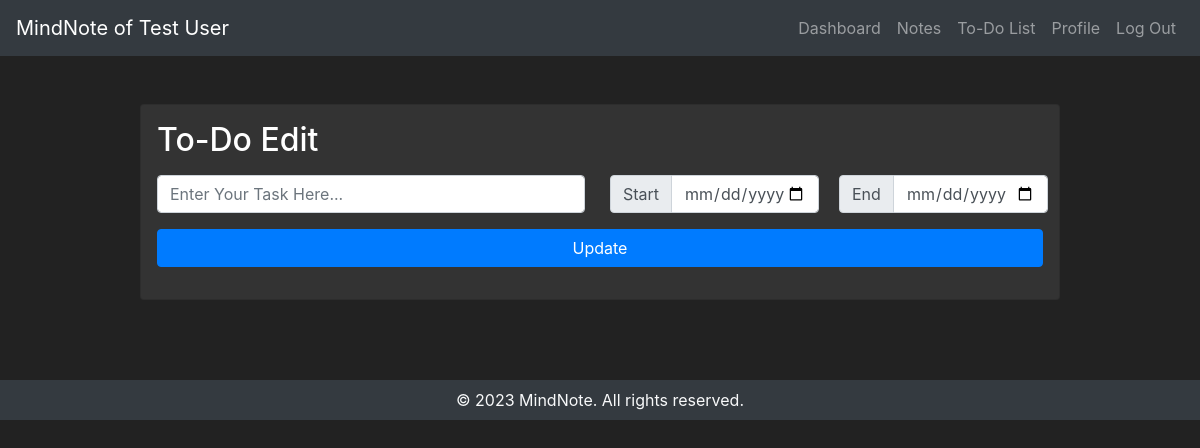
The app's page /todo-edit/35/ (signed in), older data.
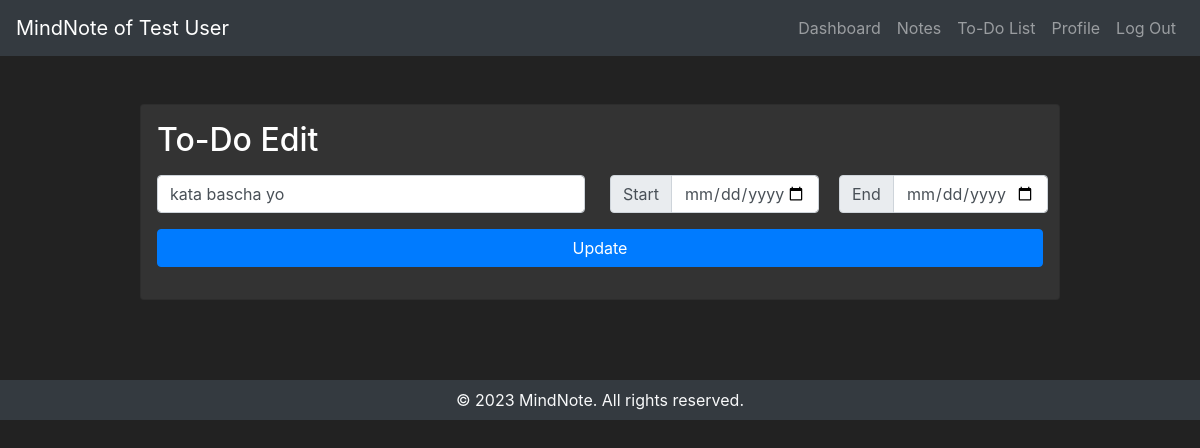
The same page, newer data.
### core/models.py (models this page shows)
class Todo(models.Model):
    todo = models.CharField(max_length=100)
    start = models.DateField(blank=True, null=True, default=None)
    deadline = models.DateField(blank=True, null=True, default=None)
    is_completed = models.BooleanField(default=False)
    created_at = models.DateTimeField(auto_now_add=True)
    user = models.ForeignKey(settings.AUTH_USER_MODEL, on_delete=models.CASCADE)

### core/views.py (the view, shortened to what this page needs)
# urls.py: path('todo-edit/<int:pk>/', views.todo_edit, name="todo-edit"),
@login_required
def todo_edit(request, pk):
    todo = Todo.objects.filter(pk=pk, user=request.user).first()
    return render(request, "todo_edit.html", {"todo": todo})

### templates/todo_edit.html (shortened to what this page needs)
{% extends 'base.html' %}
{% block content %}
<div class="container mt-5">
    <div class="row">
        <div class="col-md-10 offset-md-1">
            <div class="card p-3 dark-bg">
                <h2 class="mb-3">To-Do Edit</h2>
                <form action="/todo-edit/{{todo.pk}}/" method="POST">
                    <div class="form-group row mb-3">
                        <div class="col-md-12 col-lg-6">
                            <input type="text" class="form-control" placeholder="Enter Your Task Here..." name="todo"
                                required value='{{todo.todo}}'>
                        </div>
                        <div class="col-lg-3 mt-3 mt-lg-0" style="padding-left: 10px;padding-right: 10px;">
                            <div class="input-group">
                                <div class="input-group-prepend">
                                    <span class="input-group-text">Start</span>
                                </div>
                                <input type="date" class="form-control" placeholder="Starts At" name="start"
                                    value="{{ todo.start|date:'Y-m-d' }}">
                            </div>
                        </div>
                        <div class="col-lg-3 mt-3 mt-lg-0" style="padding-left: 10px;padding-right: 10px;">
                            <div class="input-group">
                                <div class="input-group-prepend">
                                    <span class="input-group-text">End</span>
                                </div>
                                <input type="date" class="form-control" placeholder="Deadline" name="deadline"
                                    value="{{todo.deadline|date:'Y-m-d'}}">
                            </div>
                        </div>
                    </div>
                    <div class="form-group row mb-3">
                        <div class="col-md-12">
                            <button type="submit" class="btn btn-primary btn-block">Update</button>
                        </div>
                    </div>
                </form>
            </div>
        </div>
    </div>
</div>
{% endblock content %}

Row changes from the older to the newer data that the page shows:
added Todo: todo "kata bascha yo"
